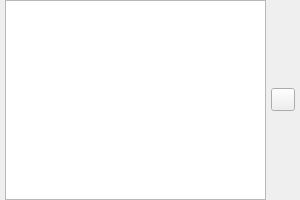
<?xml version="1.0" encoding="UTF-8"?>
<ui version="4.0">
 <class>glitch_object_block_comment</class>
 <widget class="QWidget" name="glitch_object_block_comment">
  <property name="geometry">
   <rect>
    <x>0</x>
    <y>0</y>
    <width>300</width>
    <height>200</height>
   </rect>
  </property>
  <property name="windowTitle">
   <string>Form</string>
  </property>
  <layout class="QHBoxLayout" name="horizontalLayout">
   <property name="spacing">
    <number>5</number>
   </property>
   <property name="leftMargin">
    <number>5</number>
   </property>
   <property name="topMargin">
    <number>0</number>
   </property>
   <property name="rightMargin">
    <number>5</number>
   </property>
   <property name="bottomMargin">
    <number>0</number>
   </property>
   <item>
    <widget class="QPlainTextEdit" name="comment"/>
   </item>
   <item>
    <widget class="QToolButton" name="context_menu">
     <property name="text">
      <string/>
     </property>
     <property name="icon">
      <iconset resource="../../Icons/icons.qrc">
       <normaloff>:/context-menu.png</normaloff>:/context-menu.png</iconset>
     </property>
    </widget>
   </item>
  </layout>
 </widget>
 <tabstops>
  <tabstop>comment</tabstop>
  <tabstop>context_menu</tabstop>
 </tabstops>
 <resources>
  <include location="../../Icons/icons.qrc"/>
 </resources>
 <connections/>
</ui>
